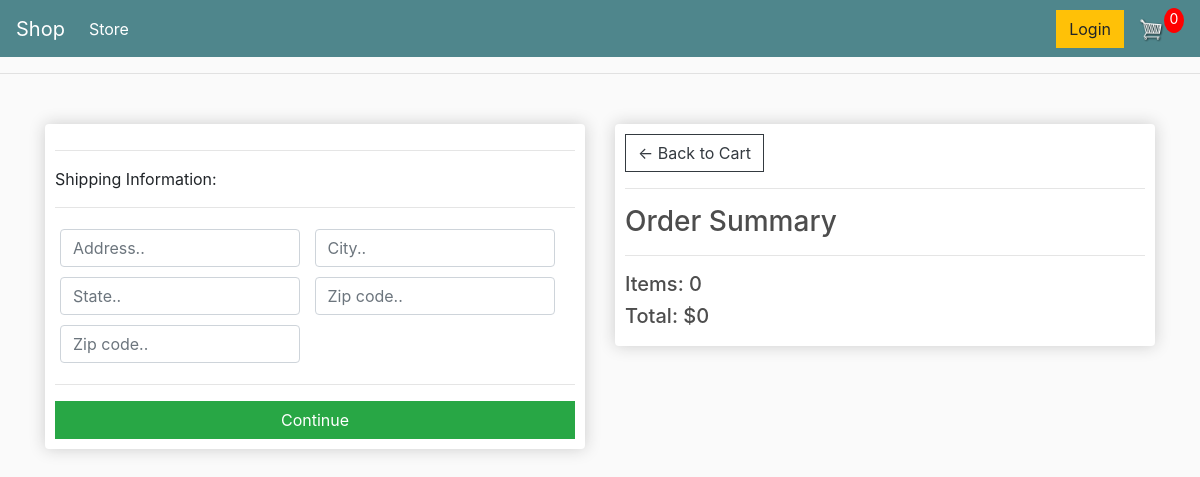
/checkout/ (signed in), run on an earlier commit of the app's database.
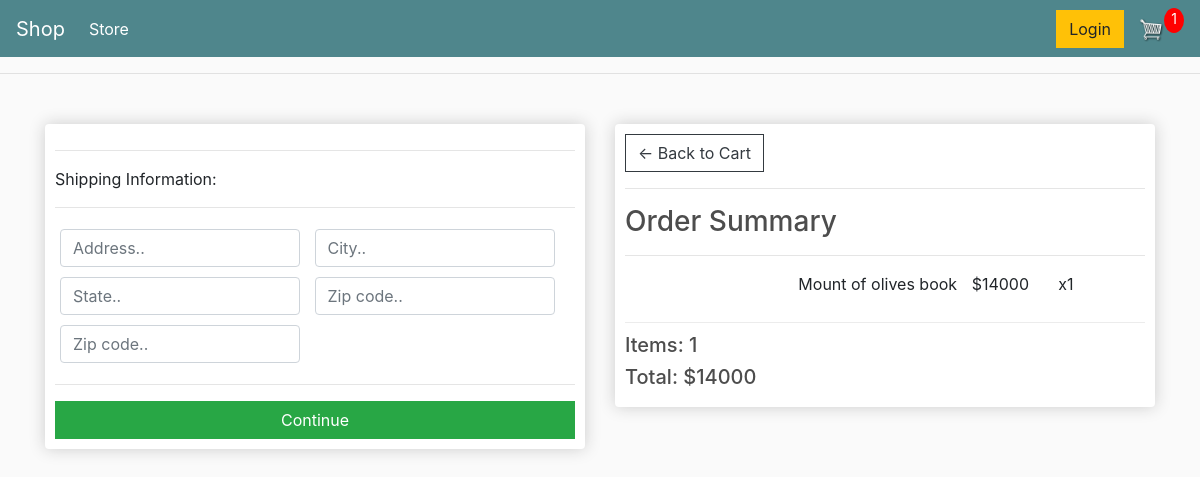
And on a later commit of the database.
### store/models.py (models this page shows, shortened)
class Order(models.Model):
    customer = models.ForeignKey(Customer, on_delete=models.SET_NULL, blank=True, null=True)
    date_orderd = models.DateTimeField(auto_now_add=True)
    complete = models.BooleanField(default=True, null=True, blank=False)
    transaction_id = models.CharField(max_length=200, null=True)
    @property
    def get_cart_total(self):
        orderitems = self.orderitem_set.all()
        total_sale = sum([item.get_total for item in orderitems])
        return total_sale
    @property
    def get_cart_items(self):
        orderitems = self.orderitem_set.all()
        total_items = sum([item.quantity for item in orderitems])
        return total_items
    @property
    def shipping(self):
        shipping = False
        orderitems = self.orderitem_set.all()
        for k in orderitems:
            if k.product.digital == False:
                shipping = True
            return shipping

class OrderItem(models.Model):
    product = models.ForeignKey(Product, on_delete=models.SET_NULL, blank=True, null=True)
    order = models.ForeignKey(Order, on_delete=models.SET_NULL, blank=True, null=True)
    quantity = models.IntegerField(default=0, null=True, blank=True)
    date_added = models.DateTimeField(auto_now_add=True)
    @property
    def get_total(self):
        doc = "total of each item by quantity"
        total = self.product.price * self.quantity
        return total

class Product(models.Model):
    name = models.CharField(max_length=200, null=True)
    price = models.IntegerField()
    digital = models.BooleanField(default=False, null=True, blank=False)
    image = models.ImageField(null=True, blank=True)
    @property
    def imageURL(self):
        try:
            url = self.image.url
        except:
            url = ''
        return url

### store/views.py (the view)
# urls.py: path('checkout/',views.checkout,name="checkout"),
def checkout(request):
    data = cartData(request)
    cartItems = data['cartItems']
    order = data['order']
    items = data['items']
    context = {'items':items,'order':order,'cartItems':cartItems}
    return render(request,"store/checkout.html",context)

### store/utils.py (called while the page is built)
def cartData(request):
    if request.user.is_authenticated:
        client = request.user.customer
        order, created = Order.objects.get_or_create(customer=client, complete=False)
        items = order.orderitem_set.all()
        cartItems = order.get_cart_items
    else:
        cookieData = cookieCart(request)
        cartItems = cookieData['cartItems']
        order = cookieData['order']
        items = cookieData['items']
    return {'cartItems':cartItems,'order':order,'items':items}

### store/templates/store/checkout.html (shortened to what this page needs)
{% extends 'store/main.html'%}
{%load static%}
{%block content%}
<div class="row">
       <div class="col-lg-6">
           <div class="box-element" id="form-wrapper">
               <form id="form">
                   <div id="shipping-info">
                       <hr>
                       <p>Shipping Information:</p>
                       <hr>
                       <div class="form-field">
                           <input class="form-control" type="text" name="address" placeholder="Address..">
                       </div>
                       <div class="form-field">
                           <input class="form-control" type="text" name="city" placeholder="City..">
                       </div>
                       <div class="form-field">
                           <input class="form-control" type="text" name="state" placeholder="State..">
                       </div>
                       <div class="form-field">
                           <input class="form-control" type="text" name="zipcode" placeholder="Zip code..">
                       </div>
                       <div class="form-field">
                           <input class="form-control" type="text" name="country" placeholder="Zip code..">
                       </div>
                   </div>
                   <hr>
                   <input id="form-button" class="btn btn-success btn-block" type="submit" value="Continue">
               </form>
           </div>
           <br>
       </div>
       <div class="col-lg-6">
           <div class="box-element">
               <a  class="btn btn-outline-dark" href="{% url 'cart' %}">&#x2190; Back to Cart</a>
               <hr>
               <h3>Order Summary</h3>
               <hr>
               {% for r in items %}
               <div class="cart-row">
                   <div style="flex:2"><img class="row-image" src="{{ r.product.imageURL}}"></div>
                   <div style="flex:2"><p>{{ r.product.name}}</p></div>
                   <div style="flex:1"><p>${{ r.product.price}}</p></div>
                   <div style="flex:1"><p>x{{ r.quantity}}</p></div>
               </div>
               {% endfor %}
               <h5>Items:  {{ order.get_cart_items}}</h5>
               <h5>Total:  ${{ order.get_cart_total}}</h5>
           </div>
       </div>
   </div>
{%endblock content%}

What changed in the data, as far as the page shows it:
no longer on this page (row edited): Order: get_cart_items "0", get_cart_total "0"
added OrderItem: product.name "Mount of olives book", product.price "14000", quantity "1"
added Order: get_cart_items "1", get_cart_total "14000"
Also different on the page:
{{ cartItems }}: "0" → "1"
